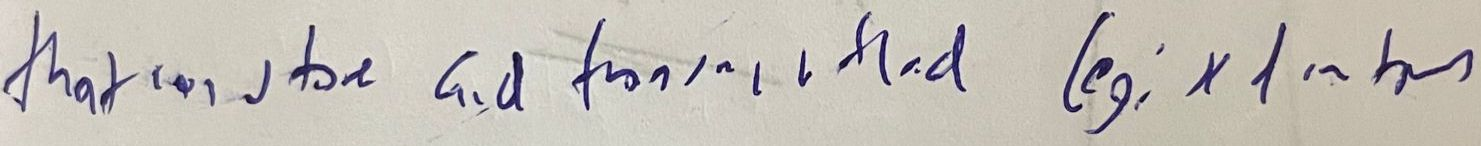
#> input picture Feature/srihari.jpeg, 1481 x 146 px
$ python pen_pressure.py
#> lines starting #> are read from the running program, lines starting #| are printed output that depends on the picture; long printed decimals are rounded
import cv2 as cv
import os
import pandas as pd
import numpy as np


def pen_pressure_detection(image):
#> called with image = './srihari.jpeg'
    list = []
    # Converting the image to greyscale image
    img = cv.imread(image)
#> img is the input picture: shape (146, 1481, 3); mean B, G, R 183.4, 191.1, 196.1

    gray_image = cv.cvtColor(img, cv.COLOR_BGR2GRAY)
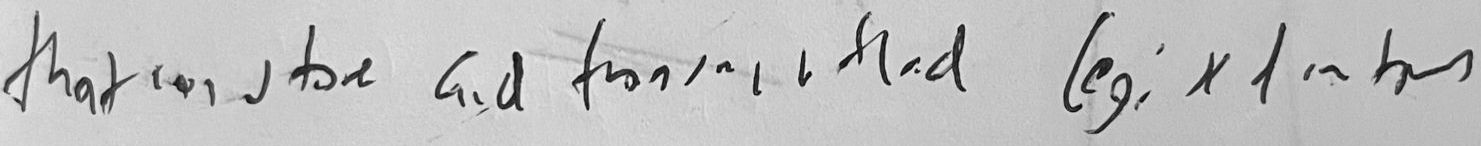
#> gray_image: shape (146, 1481); min 1, max 253, mean 191.7

    # COLOR INTENSITY DETECTION

    darker = 0
    lighter = 0
    # traverses through height of the image
    for i in range(gray_image.shape[0]):
        # traverses through width of the image
        for j in range(gray_image.shape[1]):
            if gray_image[i][j] < 100:
                list.append(gray_image[i][j])
            if gray_image[i][j] > 100 and gray_image[i][j] < 200:
                list.append(gray_image[i][j])
#> after the loop, list = 97012 items

    return np.mean(list)
    cv.destroyAllWindows


res = pen_pressure_detection('./srihari.jpeg')
#> res = 173.4
print(res)
#| 173.403

# [12 lines of commented-out code are left out]
